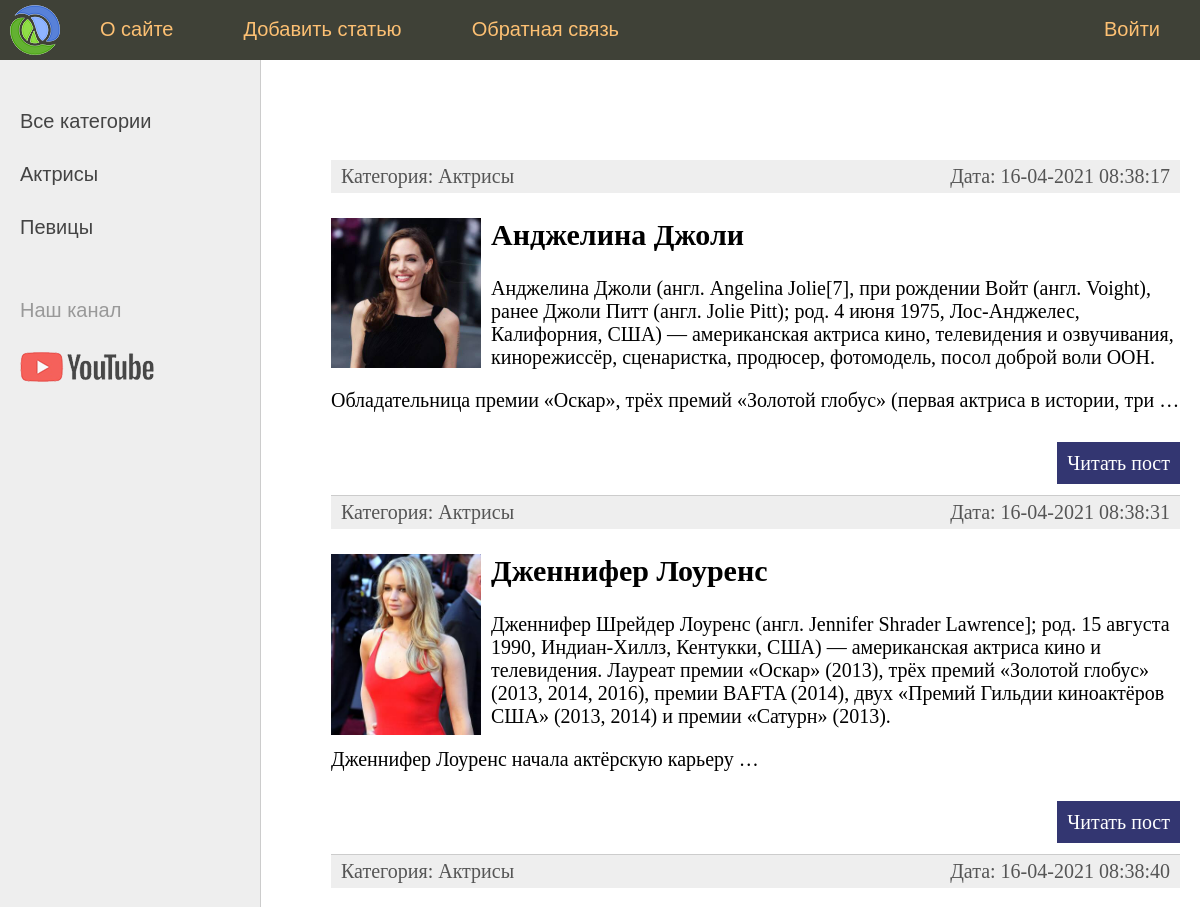
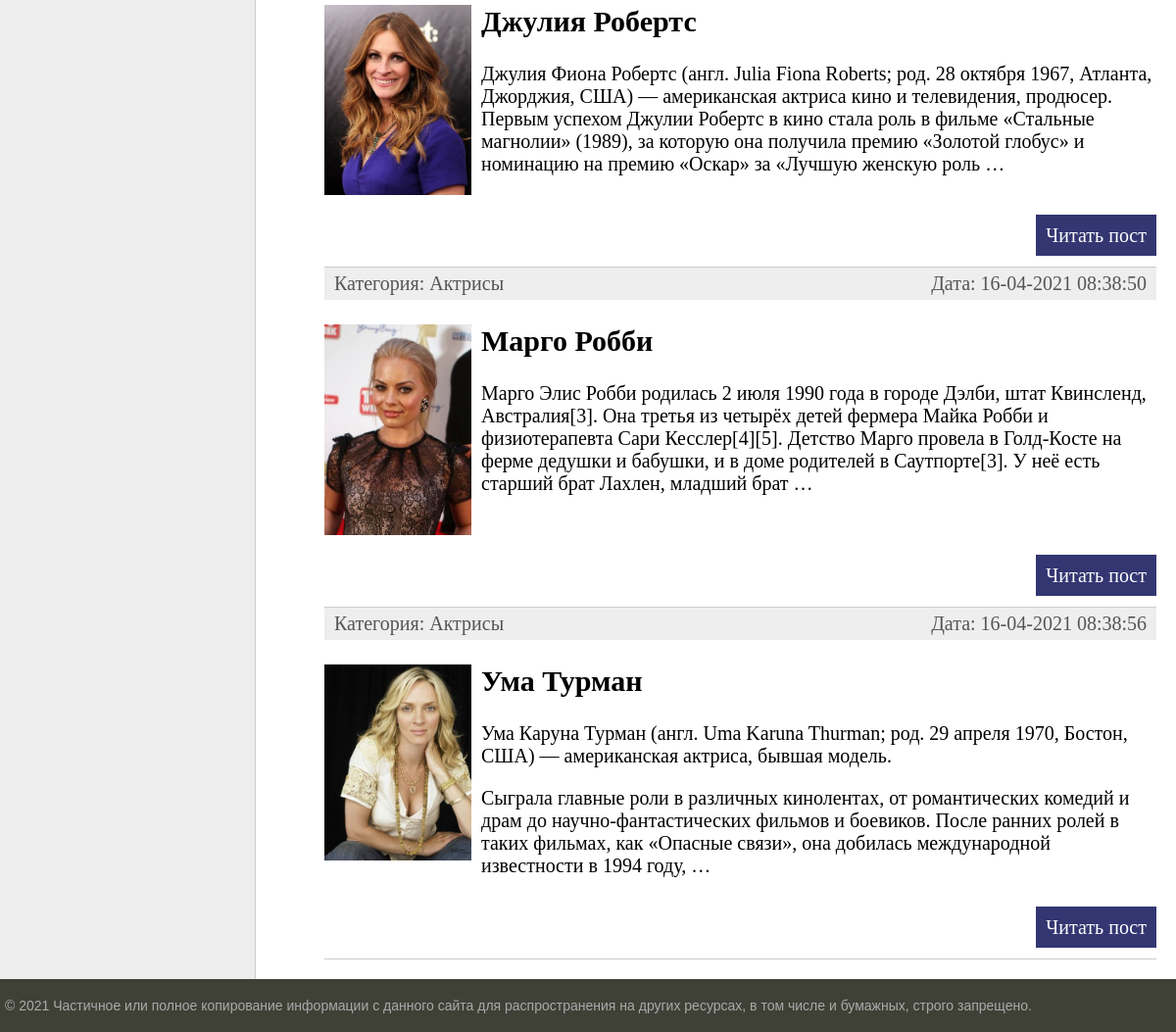
Screenshot of /category/aktrisy/ with the database file from the repository (2 pictures, top to bottom).
### women/models.py (models this page shows, shortened)
class Category(models.Model):
    name = models.CharField(max_length=100, db_index=True, verbose_name='Категория')
    slug = models.SlugField(max_length=255, unique=True, db_index=True, verbose_name='URL')
    class Meta:
        verbose_name = 'Категории'
        verbose_name_plural = 'Категории'
        ordering = ['id']
    def __str__(self):
        return self.name
    def get_absolute_url(self):
        return reverse('category', kwargs={'cat_slug': self.slug})

class Women(models.Model):
    title = models.CharField(max_length=255, verbose_name='Заголовок')
    slug = models.SlugField(max_length=255, unique=True, db_index=True, verbose_name='URL')
    content = models.TextField(blank=True, verbose_name="Текст статьи")
    photo = models.ImageField(upload_to="photos/%Y/%m/%d/", verbose_name="Фото")
    time_create = models.DateTimeField(auto_now_add=True, verbose_name="Время создания")
    time_update = models.DateTimeField(auto_now=True, verbose_name="Время изменения")
    is_published = models.BooleanField(default=True, verbose_name="Публикация")
    cat = models.ForeignKey('Category', on_delete=models.PROTECT, verbose_name="Категории")
    def get_absolute_url(self):
        return reverse('post', kwargs={'post_slug': self.slug})
    class Meta:
        verbose_name = 'Известные женщины'
        verbose_name_plural = 'Известные женщины'
        ordering = ['time_create', 'title']

### women/views.py (the view)
# urls.py: path('category/<slug:cat_slug>/', show_category, name='category'),
def show_category(request, cat_slug):
    posts = Women.objects.filter(cat__slug=cat_slug)
    if len(posts) == 0:
        raise Http404()
    context = {
        'posts': posts,
        'menu': menu,
        'title': 'Отображение по рубрикам',
        'cat_selected': cat_slug,
    }
    return render(request, 'women/index.html', context=context)

### women/templatetags/women_tags.py (called while the page is built)
@register.inclusion_tag('women/list_categories.html')
def show_categories(sort=None, cat_selected=0):
    if not sort:
        cats = Category.objects.all()
    else:
        cats = Category.objects.order_by(sort)
    return {"cats": cats, "cat_selected": cat_selected}

### women/templates/women/index.html (shortened to what this page needs)
{% extends 'women/base.html' %}
{% block content %}
    <ul class="list-articles">
        {% for p in posts %}
            <div class="article-panel">
                <p class="first">Категория: {{ p.cat }}</p>
                <p class="last">Дата: {{ p.time_update|date:"d-m-Y H:i:s" }}</p>
            </div>
            <li>
                {% if p.photo %}
                    <p><img class="img-article-left thumb" src="{{ p.photo.url }}"></p>
                {% endif %}
                <h2>{{ p.title }}</h2>
                {% autoescape on %}
                    {{ p.content|linebreaks|truncatewords:50 }}
                {% endautoescape %}
                <p class="link-read-post"><a href="{{ p.get_absolute_url }}">Читать пост</a></p>
            </li>
        {% endfor %}
    </ul>
{% endblock %}

### women/templates/women/list_categories.html
{% for c in cats %}
         {% if c.pk == cat_selected %}
                   <li class="selected">{{c.name}}</li>
         {% else %}
                   <li><a href="{{ c.get_absolute_url }}">{{c.name}}</a></li>
         {% endif %}
{% endfor %}

### women/static/women/css/styles.css (style rules this page uses)
html, body { font-family: 'Arial'; margin: 0; padding: 0; height: 100%; width: 100%; color: #444; }
a { color: #0059b2; text-decoration: none; }
img { max-width: 600px; height: auto; }
img.img-article-left { max-width: 300px; height: auto; float: left; padding: 0 10px 10px 0; }
img.img-article-left.thumb { max-width: 150px; height: auto; }
p.link-read-post { text-align: right; }
p.link-read-post a { padding: 10px; min-width: 100px; background: #333671; color: #fff; text-decoration: none; }
div.article-panel { background: #eee; padding: 5px 10px 5px 10px; box-sizing: border-box; overflow: hidden; color: #555; }
div.article-panel p.first { margin: 0; float: left; }
div.article-panel p.last { margin: 0; float: right; }
ul.list-articles { list-style: none; margin: 0; padding: 0; }
ul.list-articles li { border-bottom: 1px solid #ccc; }
.left-chapters ul li { margin: 30px 0 0 0; color: #999; }
.left-chapters ul li a { color: #444; text-decoration: none; }

### rows the page displays
Category: name "Актрисы"
Category: name "Певицы"
Women: cat "Актрисы", time_update "16-04-2021 08:38:17", photo (picture), title "Анджелина Джоли", content "Анджелина Джоли (англ. Angelina Jolie[7], при рождении Войт (англ. Voight), ранее Джоли Питт (англ. Jolie Pitt); род. 4 июня 1975, Лос-Анджелес, Калифорния, США) — американская актриса кино, телевидения и озвучивания, кинорежиссёр, сценаристка, продюсер, фотомодель, посол доброй воли ООН. Обладательница премии «Оскар», трёх премий «Золотой глобус» (первая актриса в истории, три …"
Women: cat "Актрисы", time_update "16-04-2021 08:38:31", photo (picture), title "Дженнифер Лоуренс", content "Дженнифер Шрейдер Лоуренс (англ. Jennifer Shrader Lawrence]; род. 15 августа 1990, Индиан-Хиллз, Кентукки, США) — американская актриса кино и телевидения. Лауреат премии «Оскар» (2013), трёх премий «Золотой глобус» (2013, 2014, 2016), премии BAFTA (2014), двух «Премий Гильдии киноактёров США» (2013, 2014) и премии «Сатурн» (2013). Дженнифер Лоуренс начала актёрскую карьеру …"
Women: cat "Актрисы", time_update "16-04-2021 08:38:40", photo (picture), title "Джулия Робертс", content "Джулия Фиона Робертс (англ. Julia Fiona Roberts; род. 28 октября 1967, Атланта, Джорджия, США) — американская актриса кино и телевидения, продюсер. Первым успехом Джулии Робертс в кино стала роль в фильме «Стальные магнолии» (1989), за которую она получила премию «Золотой глобус» и номинацию на премию «Оскар» за «Лучшую женскую роль …"
Women: cat "Актрисы", time_update "16-04-2021 08:38:50", photo (picture), title "Марго Робби", content "Марго Элис Робби родилась 2 июля 1990 года в городе Дэлби, штат Квинсленд, Австралия[3]. Она третья из четырёх детей фермера Майка Робби и физиотерапевта Сари Кесслер[4][5]. Детство Марго провела в Голд-Косте на ферме дедушки и бабушки, и в доме родителей в Саутпорте[3]. У неё есть старший брат Лахлен, младший брат …"
Women: cat "Актрисы", time_update "16-04-2021 08:38:56", photo (picture), title "Ума Турман", content "Ума Каруна Турман (англ. Uma Karuna Thurman; род. 29 апреля 1970, Бостон, США) — американская актриса, бывшая модель. Сыграла главные роли в различных кинолентах, от романтических комедий и драм до научно-фантастических фильмов и боевиков. После ранних ролей в таких фильмах, как «Опасные связи», она добилась международной известности в 1994 году, …"

### other values shown
{{ m.title }} "О сайте" "Добавить статью" "Обратная связь"
{{ m.title }} "Войти"
